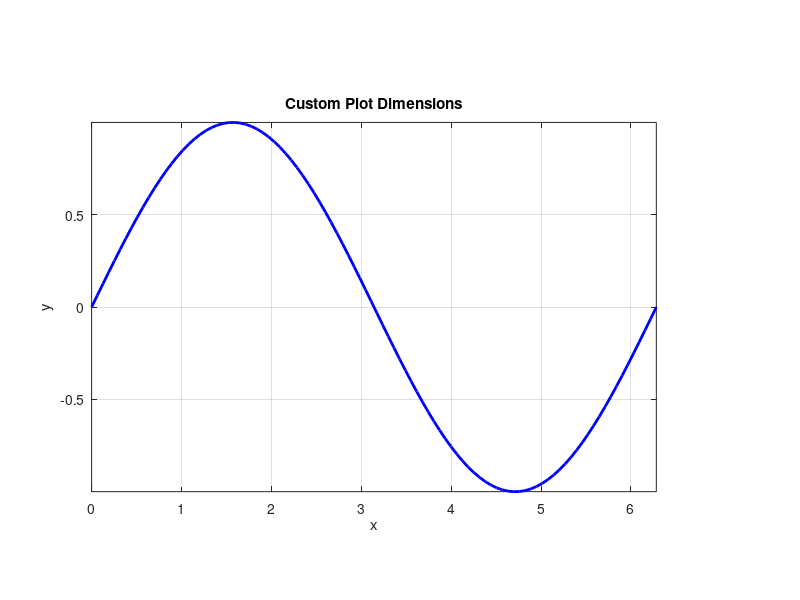

Recreate this plot in MATLAB.
% 定义数据
x = linspace(0, 2*pi, 100); % x 数据
y = sin(x); % 曲线函数

% 设置总图像的尺寸 (单位为 cm)
figureWidth = 8.5; % 整个图宽度
figureHeight = 6.5; % 整个图高度

% 设置轴的边距 (单位为 cm)
leftMargin = 1;    % 左边距
bottomMargin = 1.2; % 下边距
axesWidth = 6;      % 轴宽度
axesHeight = 4;     % 轴高度

% 转换尺寸为像素（假设屏幕每英寸有 96 像素，1 inch = 2.54 cm）
cmToPixel = @(cm) cm * (96 / 2.54);

% 创建 figure 并设置尺寸
fig = figure('Units', 'pixels', 'Position', [100, 100, cmToPixel(figureWidth), cmToPixel(figureHeight)]);

% 创建 axes 并设置位置
ax = axes(fig, 'Units', 'pixels', 'Position', [cmToPixel(leftMargin), cmToPixel(bottomMargin), cmToPixel(axesWidth), cmToPixel(axesHeight)]);

% 绘制曲线
plot(ax, x, y, 'b', 'LineWidth', 2); % 绘制曲线

% 添加标题和标签
title(ax, 'Custom Plot Dimensions');
xlabel(ax, 'x');
ylabel(ax, 'y');

% 设置轴范围
axis(ax, 'tight');
grid(ax, 'on');
